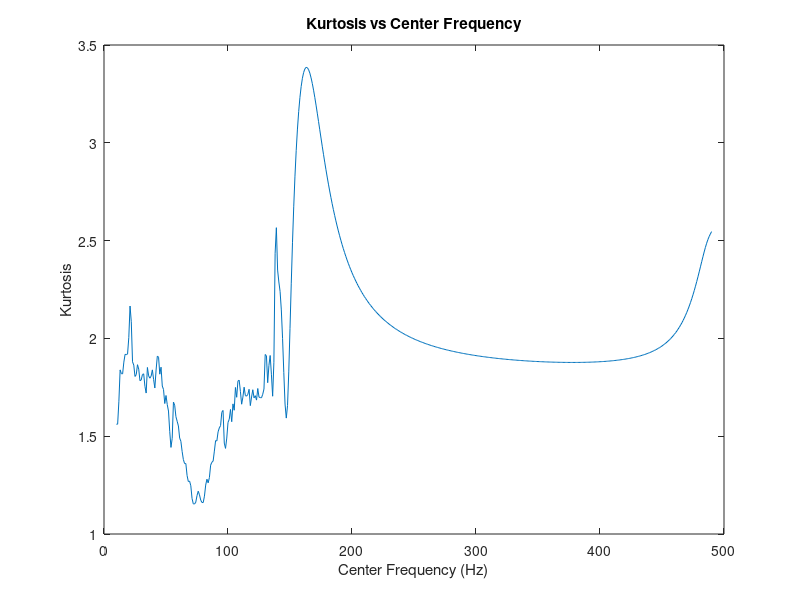
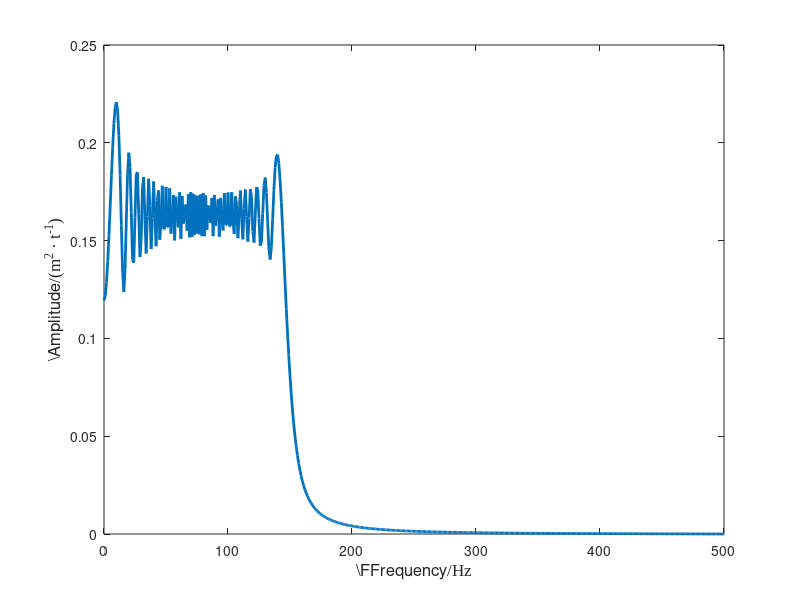

Write the MATLAB code that produced these figures, in order.
%%
clear all;clc;clf;close all

%% Signal synthesis
fs=1000;
SampFreq = fs;
t=0:1/fs:1;
A=2;
f0=100;
x=A*exp(1j*(2*pi*(f0+1/2*150*(t.^2))));

figure(1)
plot(t,real(x))  % draw the time waveform of the real part
title('Time-domain waveform')

%% frequency spectrum
Spec = 2*abs(fft(real(x)))/length(x);
Spec = Spec(1:round(end/2));
Freqbin = linspace(0,SampFreq/2,length(Spec));

figure(2)
plot(Freqbin,Spec,'linewidth',2);
xlabel('\FFrequency\fontname{Times New Roman}/Hz','FontSize',12);
ylabel('\Amplitude\fontname{Times New Roman}/(m^2 \cdot t^{-1})','FontSize',12);
% axis([0 500 0 1.2*max(Spec)])

%% Spectral kurtosis
bw=20;
%bw=3*f0;
step=1;
cf=bw/2:step:fs/2-bw/2;
% i =[cf-bw/2+1 cf+bw/2+1];
% Hy(i,:)= abs(hilbert(real(Spec(i,:))));
% a=kurtosis(Hy(i,:));
kurtosisArray = zeros(1, length(cf));

for idx = 1:length(cf)
    i = cf(idx)-bw/2 : cf(idx)+bw/2;
    i(i<1) = []; i(i>fs/2) = [];  % Values out of range are deleted
    if isempty(i)
        continue;
    end
    Hy = abs(hilbert(Spec(round(i))));
    kurtosisArray(idx) = kurtosis(Hy);
end

figure(1)
%plot(cf,a);
plot(cf, kurtosisArray);
xlabel('Center Frequency (Hz)');
ylabel('Kurtosis');
title('Kurtosis vs Center Frequency');
set(gcf,'color','w');
